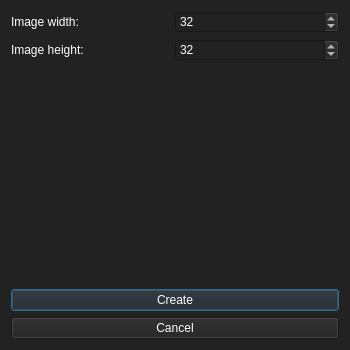
<?xml version="1.0" encoding="UTF-8"?>
<ui version="4.0">
 <class>alp::NewFileDialog</class>
 <widget class="QDialog" name="alp::NewFileDialog">
  <property name="geometry">
   <rect>
    <x>0</x>
    <y>0</y>
    <width>350</width>
    <height>350</height>
   </rect>
  </property>
  <property name="sizePolicy">
   <sizepolicy hsizetype="Fixed" vsizetype="Fixed">
    <horstretch>0</horstretch>
    <verstretch>0</verstretch>
   </sizepolicy>
  </property>
  <property name="minimumSize">
   <size>
    <width>350</width>
    <height>350</height>
   </size>
  </property>
  <property name="maximumSize">
   <size>
    <width>350</width>
    <height>350</height>
   </size>
  </property>
  <property name="windowTitle">
   <string>New document</string>
  </property>
  <property name="styleSheet">
   <string notr="true">background-color: rgb(34, 34, 34);</string>
  </property>
  <layout class="QVBoxLayout" name="verticalLayout">
   <item>
    <layout class="QHBoxLayout" name="widthLayout">
     <property name="spacing">
      <number>0</number>
     </property>
     <item>
      <widget class="QLabel" name="widthLabel">
       <property name="styleSheet">
        <string notr="true">color:white;</string>
       </property>
       <property name="text">
        <string>Image width:</string>
       </property>
      </widget>
     </item>
     <item>
      <widget class="QSpinBox" name="widthSpinBox">
       <property name="styleSheet">
        <string notr="true">color:white;</string>
       </property>
       <property name="maximum">
        <number>5000</number>
       </property>
       <property name="value">
        <number>32</number>
       </property>
      </widget>
     </item>
    </layout>
   </item>
   <item>
    <layout class="QHBoxLayout" name="heightLayout">
     <property name="spacing">
      <number>0</number>
     </property>
     <item>
      <widget class="QLabel" name="heightLabel">
       <property name="styleSheet">
        <string notr="true">color:white;</string>
       </property>
       <property name="text">
        <string>Image height:</string>
       </property>
      </widget>
     </item>
     <item>
      <widget class="QSpinBox" name="heightSpinBox">
       <property name="styleSheet">
        <string notr="true">color:white;</string>
       </property>
       <property name="maximum">
        <number>5000</number>
       </property>
       <property name="value">
        <number>32</number>
       </property>
      </widget>
     </item>
    </layout>
   </item>
   <item>
    <spacer name="spacer">
     <property name="orientation">
      <enum>Qt::Vertical</enum>
     </property>
     <property name="sizeType">
      <enum>QSizePolicy::Expanding</enum>
     </property>
     <property name="sizeHint" stdset="0">
      <size>
       <width>20</width>
       <height>40</height>
      </size>
     </property>
    </spacer>
   </item>
   <item>
    <widget class="QPushButton" name="createButton">
     <property name="styleSheet">
      <string notr="true">color:white;</string>
     </property>
     <property name="text">
      <string>Create</string>
     </property>
    </widget>
   </item>
   <item>
    <widget class="QPushButton" name="cancelButton">
     <property name="styleSheet">
      <string notr="true">color:white;</string>
     </property>
     <property name="text">
      <string>Cancel</string>
     </property>
    </widget>
   </item>
  </layout>
 </widget>
 <resources/>
 <connections/>
</ui>
